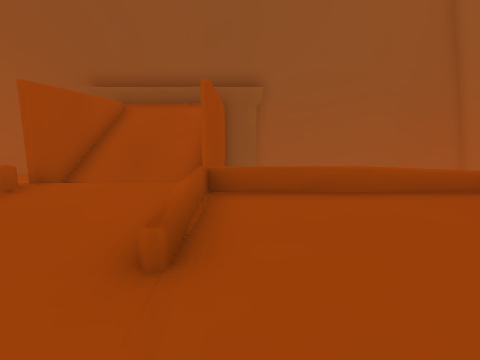
View 1 (above)

17 first-person views from a walk through a scene from a Unity 3-D project. The camera is 1.3 m above the floor, tilts 10° down and sees 80° across. The floor is counted in squares, 1 m on a side. Each view is taken from the middle of a square. On the plan, view 1 faces up. The plan holds only what a view shows up to about 13 squares ahead; the rest is blank. The place goes on beyond the plan. Some animated figures are left out. Door leaves are left out, so doorways stand open.

View 2
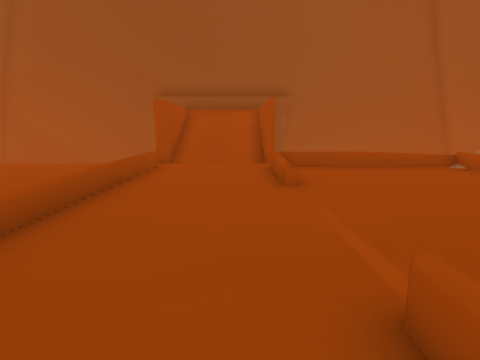

View 3
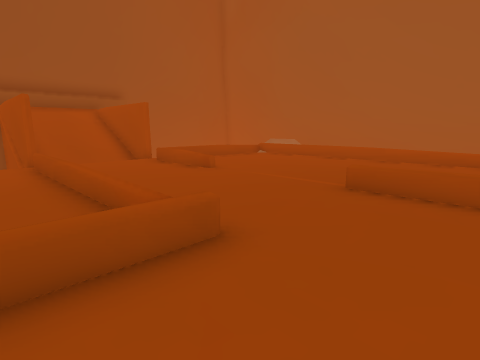

View 4
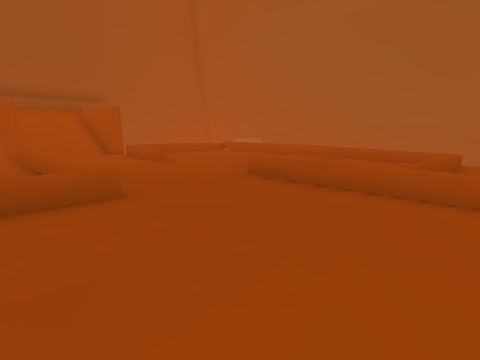

View 5
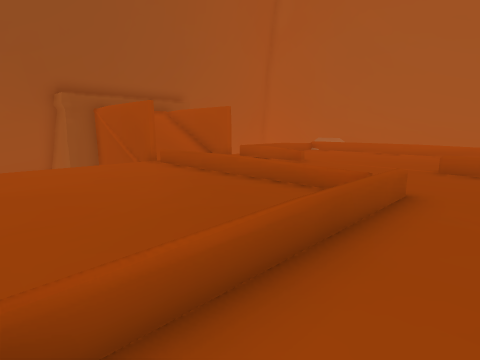

View 6
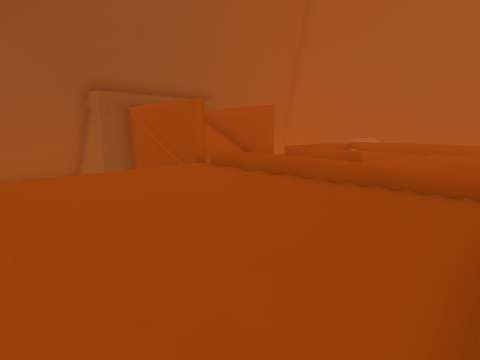

View 7
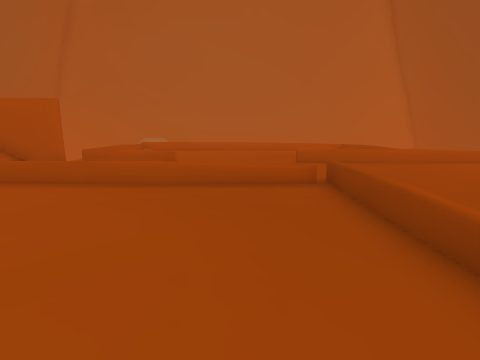

View 8
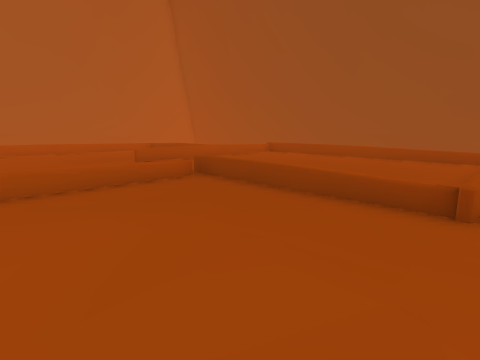

View 9
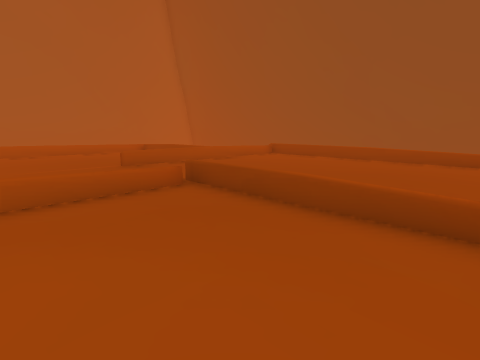

View 10
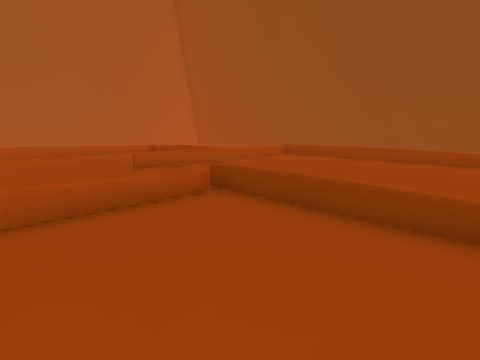

View 11
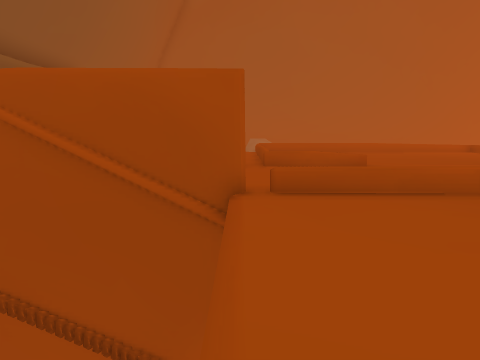

View 12
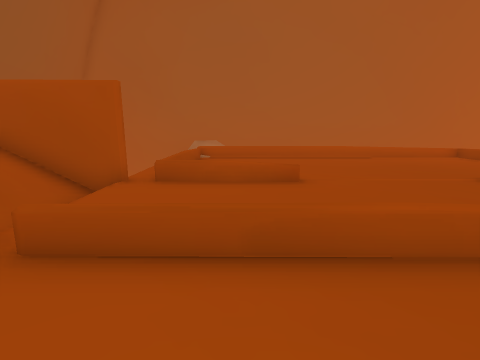

View 13
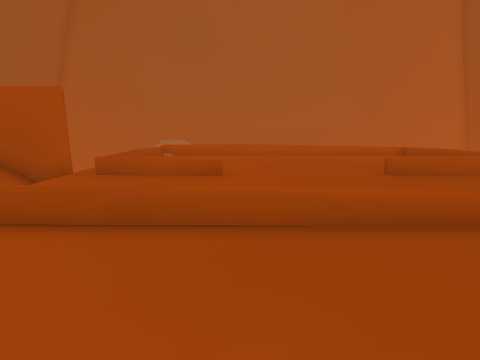

View 14
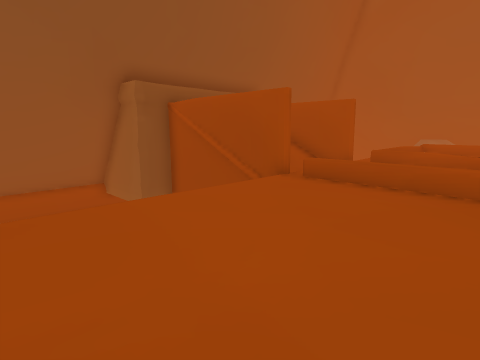

View 15
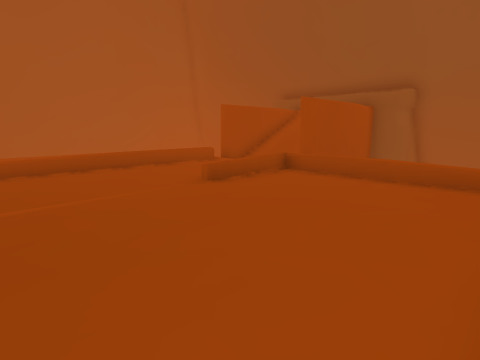

View 16
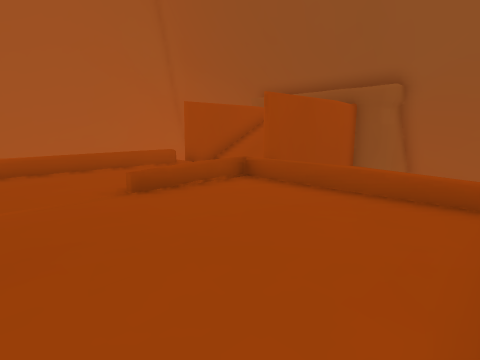

View 17
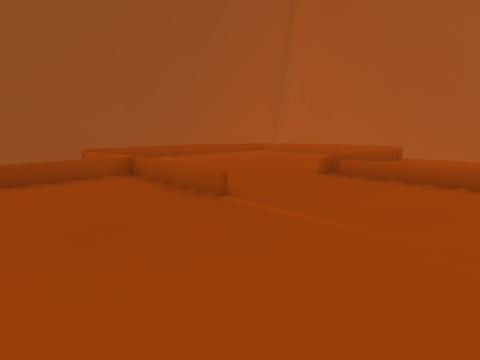

### Floor plan
Key: @ floor where view 1 was taken; # wall or solid block; x gap in a wall; . floor; / step, stairs or slope; v drop or lower ground; T thing the floor can be seen under or through; O other object.
Columns run from 12 left of view 1 to 6 right of it. Each row starts with its distance up from view 1.
 15  #vvvO       Ovvv
 14  #####OOOOOOO#####
 13     ####### ###
 12        #
 11        #   O
 10        O   O
  9        O
  8        O
  7 .......x/// ..
  6 .......#...///////#
  5 .......#.../......#
  4 ....... .../......
  3 ....... ...#......
  2 ....... ..........
  1 ....... ..........
  0 ....... ....@.....
 -1 .......T..........
 -2 .####..T.../......
 -3 .........../......
 -4  . ......../......
 -5  ........../......
 -6  ..........///////
 -7  ........../    ..
 -8  ........../
 -9  ......... /
-10  ........  /
-11  ###////////

Positions as (right, up) in squares from view 1, and headings:
1: (0, 0), facing up
2: (-2, -4), facing up
3: (-7, -5), facing up-right
4: (-7, -8), facing up-right
5: (-11, -4), facing up-right
6: (-12, -2), facing up-right
7: (-12, 0), facing right
8: (-12, 3), facing down-right
9: (-11, 2), facing down-right
10: (-10, 2), facing down-right
11: (-11, 7), facing right
12: (-8, 4), facing right
13: (-9, 2), facing right
14: (-12, 2), facing up-right
15: (5, -2), facing up-left
16: (5, 0), facing up-left
17: (3, 2), facing down-left
